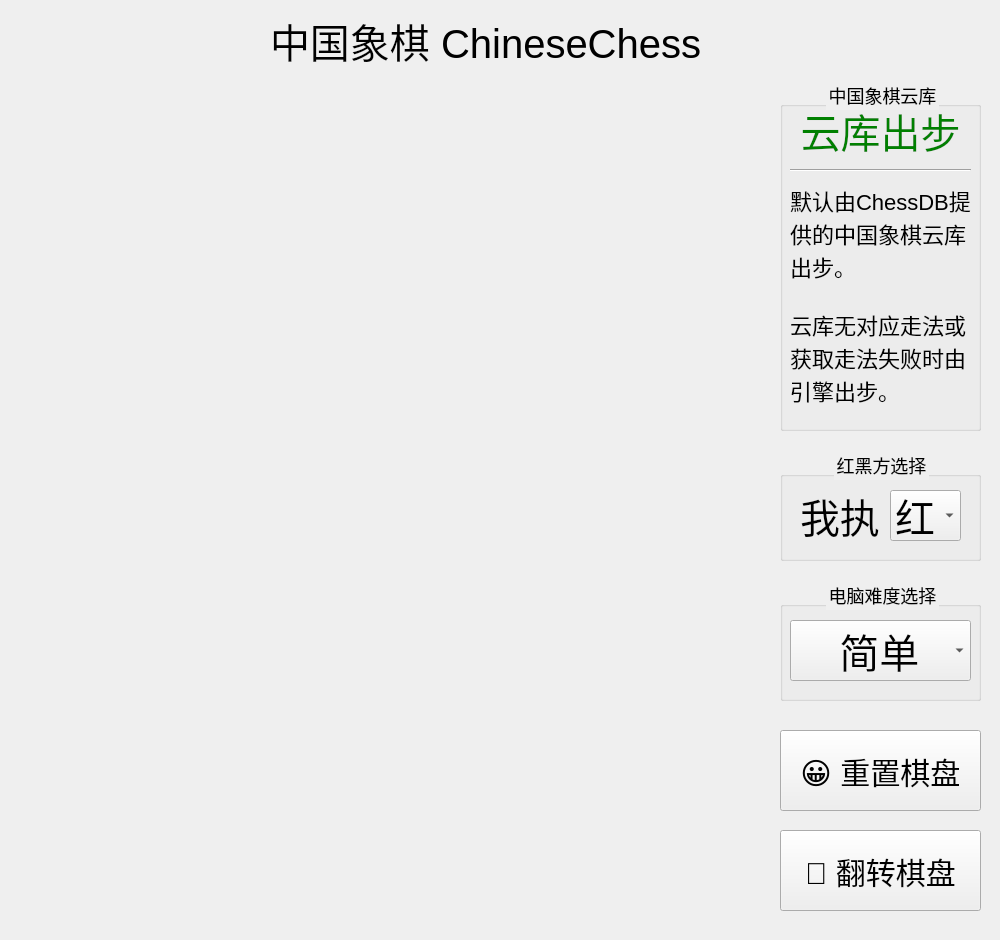
<?xml version="1.0" encoding="UTF-8"?>
<ui version="4.0">
 <class>Dialog</class>
 <widget class="QDialog" name="Dialog">
  <property name="enabled">
   <bool>true</bool>
  </property>
  <property name="geometry">
   <rect>
    <x>0</x>
    <y>0</y>
    <width>1000</width>
    <height>940</height>
   </rect>
  </property>
  <property name="font">
   <font>
    <family>Microsoft YaHei Light</family>
    <pointsize>-1</pointsize>
   </font>
  </property>
  <property name="windowTitle">
   <string>Dialog</string>
  </property>
  <property name="styleSheet">
   <string notr="true">*{
   font-family:&quot;Microsoft YaHei Light&quot;;
   font-size:18px;
}</string>
  </property>
  <widget class="QFrame" name="frame">
   <property name="geometry">
    <rect>
     <x>10</x>
     <y>10</y>
     <width>980</width>
     <height>920</height>
    </rect>
   </property>
   <property name="font">
    <font>
     <family>Microsoft YaHei Light</family>
     <pointsize>-1</pointsize>
    </font>
   </property>
   <property name="focusPolicy">
    <enum>Qt::ClickFocus</enum>
   </property>
   <property name="styleSheet">
    <string notr="true">#frame{
    background-color: transparent;
    border-image: url(:/Images/bg.jpg);
    border-radius:6px;
    opacity:0.5;
}</string>
   </property>
   <property name="frameShape">
    <enum>QFrame::StyledPanel</enum>
   </property>
   <property name="frameShadow">
    <enum>QFrame::Raised</enum>
   </property>
   <widget class="QLabel" name="Icon">
    <property name="geometry">
     <rect>
      <x>0</x>
      <y>0</y>
      <width>70</width>
      <height>70</height>
     </rect>
    </property>
    <property name="styleSheet">
     <string notr="true">border-image: url(:/ChessIcon.ico);</string>
    </property>
    <property name="text">
     <string/>
    </property>
   </widget>
   <widget class="QLabel" name="Title">
    <property name="geometry">
     <rect>
      <x>260</x>
      <y>0</y>
      <width>431</width>
      <height>61</height>
     </rect>
    </property>
    <property name="styleSheet">
     <string notr="true">font-size:40px</string>
    </property>
    <property name="text">
     <string>中国象棋 ChineseChess</string>
    </property>
   </widget>
   <widget class="QPushButton" name="MinButton">
    <property name="geometry">
     <rect>
      <x>887</x>
      <y>0</y>
      <width>48</width>
      <height>48</height>
     </rect>
    </property>
    <property name="sizePolicy">
     <sizepolicy hsizetype="Preferred" vsizetype="Preferred">
      <horstretch>0</horstretch>
      <verstretch>0</verstretch>
     </sizepolicy>
    </property>
    <property name="styleSheet">
     <string notr="true">#MinButton{
   border-image:url(:/Images/min.ico);
   border-radius:5px;
}
#MinButton:pressed{
   border-image:url(:/Images/min_press.bmp);
}</string>
    </property>
    <property name="text">
     <string/>
    </property>
   </widget>
   <widget class="QPushButton" name="CloseButton">
    <property name="geometry">
     <rect>
      <x>932</x>
      <y>0</y>
      <width>48</width>
      <height>48</height>
     </rect>
    </property>
    <property name="sizePolicy">
     <sizepolicy hsizetype="Preferred" vsizetype="Preferred">
      <horstretch>0</horstretch>
      <verstretch>0</verstretch>
     </sizepolicy>
    </property>
    <property name="baseSize">
     <size>
      <width>0</width>
      <height>0</height>
     </size>
    </property>
    <property name="styleSheet">
     <string notr="true">#CloseButton{
   border-image:url(:/Images/close.ico);
   border-radius:5px;
}

#CloseButton:pressed{
   border-image:url(:/Images/close_press.ico);
}</string>
    </property>
    <property name="text">
     <string/>
    </property>
    <property name="flat">
     <bool>false</bool>
    </property>
   </widget>
   <widget class="QLabel" name="ChessBoard">
    <property name="geometry">
     <rect>
      <x>20</x>
      <y>80</y>
      <width>741</width>
      <height>821</height>
     </rect>
    </property>
    <property name="styleSheet">
     <string notr="true">border-image: url(:/ChessImage/BOARD.BMP);</string>
    </property>
    <property name="text">
     <string/>
    </property>
   </widget>
   <widget class="QLabel" name="BlackChe1">
    <property name="geometry">
     <rect>
      <x>30</x>
      <y>90</y>
      <width>80</width>
      <height>80</height>
     </rect>
    </property>
    <property name="styleSheet">
     <string notr="true">border-image: url(:/ChessImage/br.ico);
color:transparent;</string>
    </property>
    <property name="text">
     <string>b</string>
    </property>
    <property name="textFormat">
     <enum>Qt::AutoText</enum>
    </property>
    <property name="scaledContents">
     <bool>false</bool>
    </property>
   </widget>
   <widget class="QLabel" name="BlackMa1">
    <property name="geometry">
     <rect>
      <x>110</x>
      <y>90</y>
      <width>80</width>
      <height>80</height>
     </rect>
    </property>
    <property name="styleSheet">
     <string notr="true">border-image: url(:/ChessImage/bn.ico);
color:transparent;</string>
    </property>
    <property name="text">
     <string>b</string>
    </property>
    <property name="textFormat">
     <enum>Qt::AutoText</enum>
    </property>
   </widget>
   <widget class="QLabel" name="BlackXiang1">
    <property name="geometry">
     <rect>
      <x>190</x>
      <y>90</y>
      <width>80</width>
      <height>80</height>
     </rect>
    </property>
    <property name="styleSheet">
     <string notr="true">border-image: url(:/ChessImage/bb.ico);
color:transparent;</string>
    </property>
    <property name="text">
     <string>b</string>
    </property>
    <property name="textFormat">
     <enum>Qt::AutoText</enum>
    </property>
   </widget>
   <widget class="QLabel" name="BlackShi1">
    <property name="geometry">
     <rect>
      <x>270</x>
      <y>90</y>
      <width>80</width>
      <height>80</height>
     </rect>
    </property>
    <property name="styleSheet">
     <string notr="true">border-image: url(:/ChessImage/ba.ico);
color:transparent;</string>
    </property>
    <property name="text">
     <string>b</string>
    </property>
    <property name="textFormat">
     <enum>Qt::AutoText</enum>
    </property>
   </widget>
   <widget class="QLabel" name="BlackJiang">
    <property name="geometry">
     <rect>
      <x>350</x>
      <y>90</y>
      <width>80</width>
      <height>80</height>
     </rect>
    </property>
    <property name="styleSheet">
     <string notr="true">border-image: url(:/ChessImage/bk.ico);
color:transparent;</string>
    </property>
    <property name="text">
     <string>b</string>
    </property>
    <property name="textFormat">
     <enum>Qt::AutoText</enum>
    </property>
   </widget>
   <widget class="QLabel" name="BlackShi2">
    <property name="geometry">
     <rect>
      <x>430</x>
      <y>90</y>
      <width>80</width>
      <height>80</height>
     </rect>
    </property>
    <property name="styleSheet">
     <string notr="true">border-image: url(:/ChessImage/ba.ico);
color:transparent;</string>
    </property>
    <property name="text">
     <string>b</string>
    </property>
    <property name="textFormat">
     <enum>Qt::AutoText</enum>
    </property>
   </widget>
   <widget class="QLabel" name="BlackXiang2">
    <property name="geometry">
     <rect>
      <x>510</x>
      <y>90</y>
      <width>80</width>
      <height>80</height>
     </rect>
    </property>
    <property name="styleSheet">
     <string notr="true">border-image: url(:/ChessImage/bb.ico);
color:transparent;</string>
    </property>
    <property name="text">
     <string>b</string>
    </property>
    <property name="textFormat">
     <enum>Qt::AutoText</enum>
    </property>
   </widget>
   <widget class="QLabel" name="BlackMa2">
    <property name="geometry">
     <rect>
      <x>590</x>
      <y>90</y>
      <width>80</width>
      <height>80</height>
     </rect>
    </property>
    <property name="styleSheet">
     <string notr="true">border-image: url(:/ChessImage/bn.ico);
color:transparent;</string>
    </property>
    <property name="text">
     <string>b</string>
    </property>
    <property name="textFormat">
     <enum>Qt::AutoText</enum>
    </property>
   </widget>
   <widget class="QLabel" name="BlackChe2">
    <property name="geometry">
     <rect>
      <x>670</x>
      <y>90</y>
      <width>80</width>
      <height>80</height>
     </rect>
    </property>
    <property name="styleSheet">
     <string notr="true">border-image: url(:/ChessImage/br.ico);
color:transparent;</string>
    </property>
    <property name="text">
     <string>b</string>
    </property>
    <property name="textFormat">
     <enum>Qt::AutoText</enum>
    </property>
   </widget>
   <widget class="QLabel" name="BlackPao1">
    <property name="geometry">
     <rect>
      <x>110</x>
      <y>250</y>
      <width>80</width>
      <height>80</height>
     </rect>
    </property>
    <property name="styleSheet">
     <string notr="true">border-image: url(:/ChessImage/bc.ico);
color:transparent;</string>
    </property>
    <property name="text">
     <string>b</string>
    </property>
   </widget>
   <widget class="QLabel" name="BlackPao2">
    <property name="geometry">
     <rect>
      <x>590</x>
      <y>250</y>
      <width>80</width>
      <height>80</height>
     </rect>
    </property>
    <property name="styleSheet">
     <string notr="true">border-image: url(:/ChessImage/bc.ico);
color:transparent;</string>
    </property>
    <property name="text">
     <string>b</string>
    </property>
   </widget>
   <widget class="QLabel" name="BlackBing1">
    <property name="geometry">
     <rect>
      <x>30</x>
      <y>330</y>
      <width>80</width>
      <height>80</height>
     </rect>
    </property>
    <property name="styleSheet">
     <string notr="true">border-image: url(:/ChessImage/bp.ico);
color:transparent;</string>
    </property>
    <property name="text">
     <string>b</string>
    </property>
   </widget>
   <widget class="QLabel" name="BlackBing2">
    <property name="geometry">
     <rect>
      <x>190</x>
      <y>330</y>
      <width>80</width>
      <height>80</height>
     </rect>
    </property>
    <property name="styleSheet">
     <string notr="true">border-image: url(:/ChessImage/bp.ico);
color:transparent;</string>
    </property>
    <property name="text">
     <string>b</string>
    </property>
   </widget>
   <widget class="QLabel" name="BlackBing3">
    <property name="geometry">
     <rect>
      <x>350</x>
      <y>330</y>
      <width>80</width>
      <height>80</height>
     </rect>
    </property>
    <property name="styleSheet">
     <string notr="true">border-image: url(:/ChessImage/bp.ico);
color:transparent;</string>
    </property>
    <property name="text">
     <string>b</string>
    </property>
   </widget>
   <widget class="QLabel" name="BlackBing4">
    <property name="geometry">
     <rect>
      <x>510</x>
      <y>330</y>
      <width>80</width>
      <height>80</height>
     </rect>
    </property>
    <property name="styleSheet">
     <string notr="true">border-image: url(:/ChessImage/bp.ico);
color:transparent;</string>
    </property>
    <property name="text">
     <string>b</string>
    </property>
   </widget>
   <widget class="QLabel" name="BlackBing5">
    <property name="geometry">
     <rect>
      <x>670</x>
      <y>330</y>
      <width>80</width>
      <height>80</height>
     </rect>
    </property>
    <property name="styleSheet">
     <string notr="true">border-image: url(:/ChessImage/bp.ico);
color:transparent;</string>
    </property>
    <property name="text">
     <string>b</string>
    </property>
   </widget>
   <widget class="QLabel" name="RedBing1">
    <property name="geometry">
     <rect>
      <x>30</x>
      <y>570</y>
      <width>80</width>
      <height>80</height>
     </rect>
    </property>
    <property name="styleSheet">
     <string notr="true">border-image: url(:/ChessImage/rp.ico);
color:transparent;</string>
    </property>
    <property name="text">
     <string>r</string>
    </property>
   </widget>
   <widget class="QLabel" name="RedBing2">
    <property name="geometry">
     <rect>
      <x>190</x>
      <y>570</y>
      <width>80</width>
      <height>80</height>
     </rect>
    </property>
    <property name="styleSheet">
     <string notr="true">border-image: url(:/ChessImage/rp.ico);
color:transparent;</string>
    </property>
    <property name="text">
     <string>r</string>
    </property>
   </widget>
   <widget class="QLabel" name="RedBing3">
    <property name="geometry">
     <rect>
      <x>350</x>
      <y>570</y>
      <width>80</width>
      <height>80</height>
     </rect>
    </property>
    <property name="styleSheet">
     <string notr="true">border-image: url(:/ChessImage/rp.ico);
color:transparent;</string>
    </property>
    <property name="text">
     <string>r</string>
    </property>
   </widget>
   <widget class="QLabel" name="RedBing4">
    <property name="geometry">
     <rect>
      <x>510</x>
      <y>570</y>
      <width>80</width>
      <height>80</height>
     </rect>
    </property>
    <property name="styleSheet">
     <string notr="true">border-image: url(:/ChessImage/rp.ico);
color:transparent;</string>
    </property>
    <property name="text">
     <string>r</string>
    </property>
   </widget>
   <widget class="QLabel" name="RedBing5">
    <property name="geometry">
     <rect>
      <x>670</x>
      <y>570</y>
      <width>80</width>
      <height>80</height>
     </rect>
    </property>
    <property name="styleSheet">
     <string notr="true">border-image: url(:/ChessImage/rp.ico);
color:transparent;</string>
    </property>
    <property name="text">
     <string>r</string>
    </property>
   </widget>
   <widget class="QLabel" name="RedPao1">
    <property name="geometry">
     <rect>
      <x>110</x>
      <y>650</y>
      <width>80</width>
      <height>80</height>
     </rect>
    </property>
    <property name="styleSheet">
     <string notr="true">border-image: url(:/ChessImage/rc.ico);
color:transparent;</string>
    </property>
    <property name="text">
     <string>r</string>
    </property>
   </widget>
   <widget class="QLabel" name="RedPao2">
    <property name="geometry">
     <rect>
      <x>590</x>
      <y>650</y>
      <width>80</width>
      <height>80</height>
     </rect>
    </property>
    <property name="styleSheet">
     <string notr="true">border-image: url(:/ChessImage/rc.ico);
color:transparent;</string>
    </property>
    <property name="text">
     <string>r</string>
    </property>
    <property name="textFormat">
     <enum>Qt::RichText</enum>
    </property>
   </widget>
   <widget class="QLabel" name="RedChe1">
    <property name="geometry">
     <rect>
      <x>30</x>
      <y>810</y>
      <width>80</width>
      <height>80</height>
     </rect>
    </property>
    <property name="styleSheet">
     <string notr="true">border-image: url(:/ChessImage/rr.ico);
color:transparent;</string>
    </property>
    <property name="text">
     <string>r</string>
    </property>
   </widget>
   <widget class="QLabel" name="RedXiang1">
    <property name="geometry">
     <rect>
      <x>190</x>
      <y>810</y>
      <width>80</width>
      <height>80</height>
     </rect>
    </property>
    <property name="styleSheet">
     <string notr="true">border-image: url(:/ChessImage/rb.ico);
color:transparent;</string>
    </property>
    <property name="text">
     <string>r</string>
    </property>
   </widget>
   <widget class="QLabel" name="RedMa1">
    <property name="geometry">
     <rect>
      <x>110</x>
      <y>810</y>
      <width>80</width>
      <height>80</height>
     </rect>
    </property>
    <property name="styleSheet">
     <string notr="true">border-image: url(:/ChessImage/rn.ico);
color:transparent;</string>
    </property>
    <property name="text">
     <string>r</string>
    </property>
   </widget>
   <widget class="QLabel" name="RedShi1">
    <property name="geometry">
     <rect>
      <x>270</x>
      <y>810</y>
      <width>80</width>
      <height>80</height>
     </rect>
    </property>
    <property name="styleSheet">
     <string notr="true">border-image: url(:/ChessImage/ra.ico);
color:transparent;</string>
    </property>
    <property name="text">
     <string>r</string>
    </property>
   </widget>
   <widget class="QLabel" name="RedJiang">
    <property name="geometry">
     <rect>
      <x>350</x>
      <y>810</y>
      <width>80</width>
      <height>80</height>
     </rect>
    </property>
    <property name="styleSheet">
     <string notr="true">border-image: url(:/ChessImage/rk.ico);
color:transparent;</string>
    </property>
    <property name="text">
     <string>r</string>
    </property>
   </widget>
   <widget class="QLabel" name="RedShi2">
    <property name="geometry">
     <rect>
      <x>430</x>
      <y>810</y>
      <width>80</width>
      <height>80</height>
     </rect>
    </property>
    <property name="styleSheet">
     <string notr="true">border-image: url(:/ChessImage/ra.ico);
color:transparent;</string>
    </property>
    <property name="text">
     <string>r</string>
    </property>
   </widget>
   <widget class="QLabel" name="RedXiang2">
    <property name="geometry">
     <rect>
      <x>510</x>
      <y>810</y>
      <width>80</width>
      <height>80</height>
     </rect>
    </property>
    <property name="styleSheet">
     <string notr="true">border-image: url(:/ChessImage/rb.ico);
color:transparent;</string>
    </property>
    <property name="text">
     <string>r</string>
    </property>
   </widget>
   <widget class="QLabel" name="RedChe2">
    <property name="geometry">
     <rect>
      <x>670</x>
      <y>810</y>
      <width>80</width>
      <height>80</height>
     </rect>
    </property>
    <property name="styleSheet">
     <string notr="true">border-image: url(:/ChessImage/rr.ico);
color:transparent;</string>
    </property>
    <property name="text">
     <string>r</string>
    </property>
   </widget>
   <widget class="QLabel" name="RedMa2">
    <property name="geometry">
     <rect>
      <x>590</x>
      <y>810</y>
      <width>80</width>
      <height>80</height>
     </rect>
    </property>
    <property name="styleSheet">
     <string notr="true">border-image: url(:/ChessImage/rn.ico);
color:transparent;</string>
    </property>
    <property name="text">
     <string>r</string>
    </property>
   </widget>
   <widget class="QGroupBox" name="ComputerScoreBox">
    <property name="geometry">
     <rect>
      <x>770</x>
      <y>70</y>
      <width>201</width>
      <height>351</height>
     </rect>
    </property>
    <property name="layoutDirection">
     <enum>Qt::LeftToRight</enum>
    </property>
    <property name="styleSheet">
     <string notr="true"/>
    </property>
    <property name="title">
     <string>中国象棋云库</string>
    </property>
    <property name="alignment">
     <set>Qt::AlignCenter</set>
    </property>
    <widget class="QLabel" name="ComputerScore">
     <property name="geometry">
      <rect>
       <x>10</x>
       <y>20</y>
       <width>181</width>
       <height>61</height>
      </rect>
     </property>
     <property name="styleSheet">
      <string notr="true">font:40px;
color:green;</string>
     </property>
     <property name="text">
      <string>云库出步</string>
     </property>
     <property name="alignment">
      <set>Qt::AlignCenter</set>
     </property>
    </widget>
    <widget class="Line" name="line_2">
     <property name="geometry">
      <rect>
       <x>10</x>
       <y>80</y>
       <width>181</width>
       <height>21</height>
      </rect>
     </property>
     <property name="orientation">
      <enum>Qt::Horizontal</enum>
     </property>
    </widget>
    <widget class="QLabel" name="BookLabel">
     <property name="geometry">
      <rect>
       <x>10</x>
       <y>100</y>
       <width>181</width>
       <height>231</height>
      </rect>
     </property>
     <property name="styleSheet">
      <string notr="true">font:22px</string>
     </property>
     <property name="text">
      <string>默认由ChessDB提供的中国象棋云库出步。

云库无对应走法或获取走法失败时由引擎出步。</string>
     </property>
     <property name="alignment">
      <set>Qt::AlignLeading|Qt::AlignLeft|Qt::AlignVCenter</set>
     </property>
     <property name="wordWrap">
      <bool>true</bool>
     </property>
    </widget>
   </widget>
   <widget class="QGroupBox" name="SideSelectionBox">
    <property name="geometry">
     <rect>
      <x>770</x>
      <y>440</y>
      <width>201</width>
      <height>111</height>
     </rect>
    </property>
    <property name="title">
     <string>红黑方选择</string>
    </property>
    <property name="alignment">
     <set>Qt::AlignCenter</set>
    </property>
    <widget class="QComboBox" name="PlayerSide">
     <property name="geometry">
      <rect>
       <x>110</x>
       <y>40</y>
       <width>71</width>
       <height>51</height>
      </rect>
     </property>
     <property name="styleSheet">
      <string notr="true">font:40px</string>
     </property>
     <item>
      <property name="text">
       <string>红</string>
      </property>
     </item>
     <item>
      <property name="text">
       <string>黑</string>
      </property>
     </item>
    </widget>
    <widget class="QLabel" name="PlayerSideLabel">
     <property name="geometry">
      <rect>
       <x>20</x>
       <y>40</y>
       <width>81</width>
       <height>51</height>
      </rect>
     </property>
     <property name="styleSheet">
      <string notr="true">font:40px</string>
     </property>
     <property name="text">
      <string>我执</string>
     </property>
    </widget>
   </widget>
   <widget class="QPushButton" name="Reset">
    <property name="geometry">
     <rect>
      <x>770</x>
      <y>720</y>
      <width>201</width>
      <height>81</height>
     </rect>
    </property>
    <property name="styleSheet">
     <string notr="true">font:30px;</string>
    </property>
    <property name="text">
     <string>😀 重置棋盘</string>
    </property>
   </widget>
   <widget class="QPushButton" name="Flip">
    <property name="geometry">
     <rect>
      <x>770</x>
      <y>820</y>
      <width>201</width>
      <height>81</height>
     </rect>
    </property>
    <property name="styleSheet">
     <string notr="true">font:30px;</string>
    </property>
    <property name="text">
     <string>🔄 翻转棋盘</string>
    </property>
   </widget>
   <widget class="QLabel" name="Mask1">
    <property name="geometry">
     <rect>
      <x>350</x>
      <y>450</y>
      <width>80</width>
      <height>80</height>
     </rect>
    </property>
    <property name="styleSheet">
     <string notr="true">border-image: url(:/ChessImage/mask2.png);
color:transparent;</string>
    </property>
    <property name="text">
     <string>b</string>
    </property>
   </widget>
   <widget class="QLabel" name="Mask2">
    <property name="geometry">
     <rect>
      <x>350</x>
      <y>450</y>
      <width>80</width>
      <height>80</height>
     </rect>
    </property>
    <property name="styleSheet">
     <string notr="true">border-image: url(:/ChessImage/mask.png);
color:transparent;</string>
    </property>
    <property name="text">
     <string>b</string>
    </property>
   </widget>
   <widget class="QLabel" name="Mask3">
    <property name="geometry">
     <rect>
      <x>350</x>
      <y>450</y>
      <width>80</width>
      <height>80</height>
     </rect>
    </property>
    <property name="styleSheet">
     <string notr="true">border-image: url(:/ChessImage/mask.png);
color:transparent;</string>
    </property>
    <property name="text">
     <string>b</string>
    </property>
   </widget>
   <widget class="QGroupBox" name="HardSelectionBox">
    <property name="geometry">
     <rect>
      <x>770</x>
      <y>570</y>
      <width>201</width>
      <height>121</height>
     </rect>
    </property>
    <property name="title">
     <string>电脑难度选择</string>
    </property>
    <property name="alignment">
     <set>Qt::AlignCenter</set>
    </property>
    <widget class="QComboBox" name="ComputerHard">
     <property name="geometry">
      <rect>
       <x>10</x>
       <y>40</y>
       <width>181</width>
       <height>61</height>
      </rect>
     </property>
     <property name="styleSheet">
      <string notr="true">font:40px</string>
     </property>
     <item>
      <property name="text">
       <string>    简单</string>
      </property>
     </item>
     <item>
      <property name="text">
       <string>    普通</string>
      </property>
     </item>
     <item>
      <property name="text">
       <string>    地狱</string>
      </property>
     </item>
    </widget>
   </widget>
   <zorder>Icon</zorder>
   <zorder>Title</zorder>
   <zorder>MinButton</zorder>
   <zorder>CloseButton</zorder>
   <zorder>ChessBoard</zorder>
   <zorder>BlackChe1</zorder>
   <zorder>BlackMa1</zorder>
   <zorder>BlackXiang1</zorder>
   <zorder>BlackShi1</zorder>
   <zorder>BlackJiang</zorder>
   <zorder>BlackShi2</zorder>
   <zorder>BlackXiang2</zorder>
   <zorder>BlackMa2</zorder>
   <zorder>BlackChe2</zorder>
   <zorder>BlackPao1</zorder>
   <zorder>BlackPao2</zorder>
   <zorder>BlackBing1</zorder>
   <zorder>BlackBing2</zorder>
   <zorder>BlackBing3</zorder>
   <zorder>BlackBing4</zorder>
   <zorder>BlackBing5</zorder>
   <zorder>RedBing1</zorder>
   <zorder>RedBing2</zorder>
   <zorder>RedBing3</zorder>
   <zorder>RedBing4</zorder>
   <zorder>RedBing5</zorder>
   <zorder>RedPao1</zorder>
   <zorder>RedPao2</zorder>
   <zorder>RedChe1</zorder>
   <zorder>RedXiang1</zorder>
   <zorder>RedMa1</zorder>
   <zorder>RedShi1</zorder>
   <zorder>RedJiang</zorder>
   <zorder>RedShi2</zorder>
   <zorder>RedXiang2</zorder>
   <zorder>RedChe2</zorder>
   <zorder>RedMa2</zorder>
   <zorder>ComputerScoreBox</zorder>
   <zorder>SideSelectionBox</zorder>
   <zorder>Flip</zorder>
   <zorder>Reset</zorder>
   <zorder>Mask1</zorder>
   <zorder>Mask2</zorder>
   <zorder>Mask3</zorder>
   <zorder>HardSelectionBox</zorder>
  </widget>
 </widget>
 <resources/>
 <connections/>
</ui>
